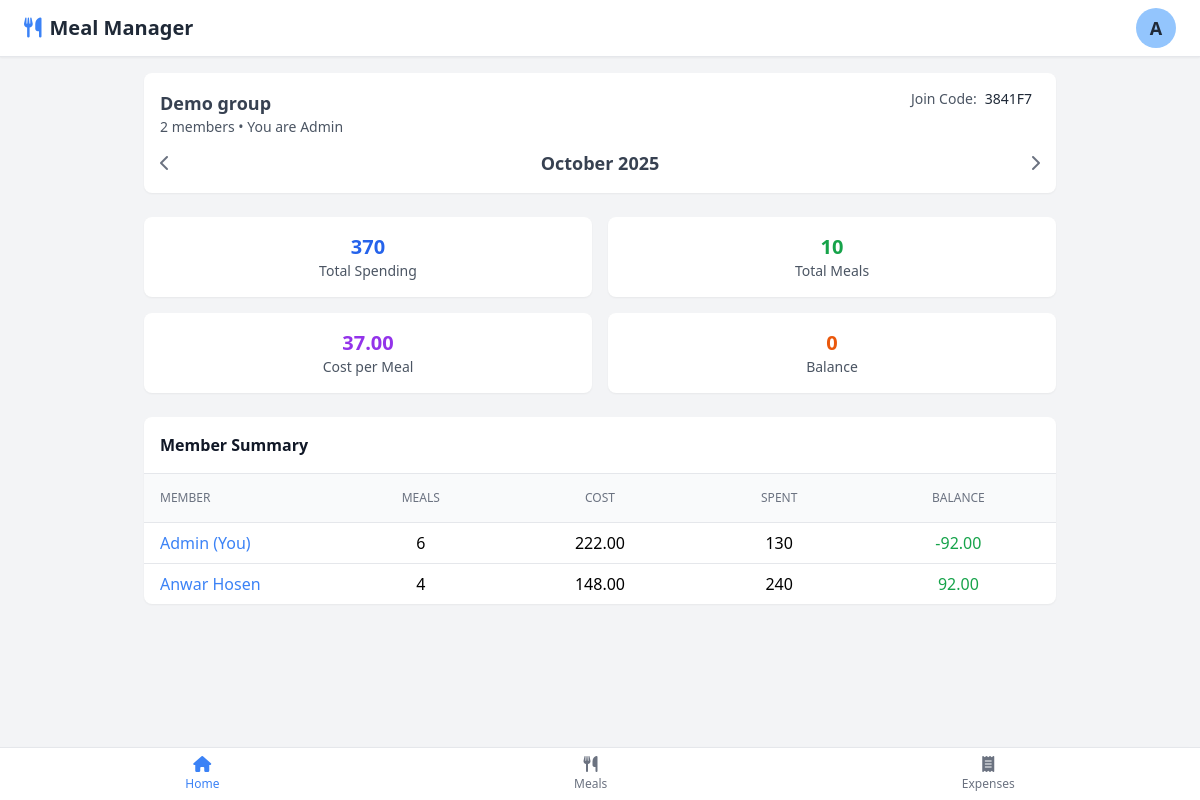
The app's page / (signed in) with its own data.
### app/models.py (models this page shows, shortened)
class Group(models.Model):
    name = models.CharField(max_length=100)
    description = models.TextField(blank=True, null=True)
    join_code = models.CharField(max_length=7, unique=True)
    admin = models.OneToOneField(User, on_delete=models.CASCADE, related_name='admin_group')
    created_at = models.DateTimeField(auto_now_add=True)

class GroupMember(models.Model):
    ROLE_CHOICES = [
        ('admin', 'Admin'),
        ('member', 'Member'),
    ]
    user = models.OneToOneField(User, on_delete=models.CASCADE, related_name='group_membership')
    group = models.ForeignKey(Group, on_delete=models.CASCADE, related_name='members')
    role = models.CharField(max_length=10, choices=ROLE_CHOICES, default='member')
    joined_at = models.DateTimeField(auto_now_add=True)

### app/utils.py (the view)
    def wrapper(request, *args, **kwargs):
        if not hasattr(request.user, 'group_membership'):
            return redirect('setup-group')
        return view_func(request, *args, **kwargs)

### app/models.py (called while the page is built)
    @property
    def total(self):
        return self.breakfast + self.lunch + self.dinner

### app/utils.py (called while the page is built)
def member_summary(user, group, month, year):
    meals = MealEntry.objects.filter(
        user=user,
        group=group,
        date__year=year,
        date__month=month
    )
    groceries = GroceryExpense.objects.filter(
        user=user,
        group=group,
        date__year=year,
        date__month=month
    )
    total_meals = sum(meal.total for meal in meals)
    total_spent = groceries.aggregate(Sum('cost'))['cost__sum'] or 0
    return total_meals, total_spent

def group_summary(group, month: int, year: int):
    group_groceries = GroceryExpense.objects.filter(
        group=group,
        date__year=year,
        date__month=month
    )
    group_meals = MealEntry.objects.filter(
        group=group,
        date__year=year,
        date__month=month
    )
    total_group_expenses = group_groceries.aggregate(Sum('cost'))['cost__sum'] or 0
    total_group_meals = sum(meal.total for meal in group_meals)
    cost_per_meal = (total_group_expenses / total_group_meals) if total_group_meals > 0 else 0
    group.total_expenses = total_group_expenses
    group.total_meals = total_group_meals
    group.cost_per_meal = round(cost_per_meal, 2)
    return group

def group_required(view_func):
    def wrapper(request, *args, **kwargs):
        if not hasattr(request.user, 'group_membership'):
            return redirect('setup-group')
        return view_func(request, *args, **kwargs)
    return wrapper

### templates/home/dashboard.html (shortened to what this page needs)
{% extends "base.html" %}
{% block content %}
<main class="p-4 pb-20 md:px-36">
    <div class="bg-white rounded-lg shadow-sm p-4 mb-6">
        <div class="flex justify-between items-start mb-3">
            <div>
                <h2 class="text-lg font-bold text-gray-700">{{ group.name }}</h2>
                <p class="text-gray-600 text-sm">
                    {{ group.members.count }} members •
                    You are {% if group.admin == user %} Admin {% else %} Member {% endif %}
                </p>
            </div>
            {% if group.admin == user %}
            <div class="text-sm font-medium text-gray-600">
                Join Code:<span class="text-gray-800 px-2 py-1 rounded-full">{{ group.join_code }}</span>
            </div>
            {% endif %}
        </div>
        <div class="flex justify-between items-center">
            <button class="text-gray-500 hover:text-gray-700">
                <i class="fas fa-chevron-left"></i>
            </button>
            <span class="text-lg font-semibold text-gray-700">{{ current_month }}</span>
            <button class="text-gray-500 hover:text-gray-700">
                <i class="fas fa-chevron-right"></i>
            </button>
        </div>
    </div>
    <div class="grid grid-cols-2 gap-4 mb-6">
        <div class="bg-white p-4 rounded-lg shadow-sm text-center">
            <p class="text-xl font-bold text-blue-600">{{ group.total_expenses }}</p>
            <p class="text-gray-600 text-sm">Total Spending</p>
        </div>
        <div class="bg-white p-4 rounded-lg shadow-sm text-center">
            <p class="text-xl font-bold text-green-600">{{ group.total_meals }}</p>
            <p class="text-gray-600 text-sm">Total Meals</p>
        </div>
        <div class="bg-white p-4 rounded-lg shadow-sm text-center">
            <p class="text-xl font-bold text-purple-600">{{ group.cost_per_meal }}</p>
            <p class="text-gray-600 text-sm">Cost per Meal</p>
        </div>
        <div class="bg-white p-4 rounded-lg shadow-sm text-center">
            <p class="text-xl font-bold text-orange-600">0</p>
            <p class="text-gray-600 text-sm">Balance</p>
        </div>
    </div>
    <div class="bg-white rounded-lg shadow-sm overflow-hidden">
        <div class="p-4 border-b border-gray-200">
            <h3 class="font-semibold text-gray-900">Member Summary</h3>
        </div>
        <div class="grid grid-cols-5 gap-4 p-4 border-b border-gray-200 bg-gray-50 text-xs font-medium text-gray-500 uppercase">
            <div>Member</div>
            <div class="text-center">Meals</div>
            <div class="text-center">Cost</div>
            <div class="text-center">Spent</div>
            <div class="text-center">Balance</div>
        </div>
        <div class="divide-y divide-gray-200">
            {% for member in group.members_list %}
            <div class="grid grid-cols-5 gap-4 py-2 px-4 hover:bg-gray-50 items-center">
                <div>
                    <a href="user-detail.html?id=1" class="text-blue-500 hover:text-green-600">
                        <span class="font-medium">
                            {{ member.user.first_name }}
                            {% if member.user == user %}
                                (You)
                            {% endif %}
                        </span>
                    </a>
                </div>
                <div class="text-center">{{ member.total_meals }}</div>
                <div class="text-center">{{ member.total_cost }}</div>
                <div class="text-center">{{ member.total_spent }}</div>
                <div class="text-center">
                    <span class="text-green-600">{{ member.balance }}</span>
                </div>
            </div>
            {% endfor %}
        </div>
    </div>
</main>
{% endblock content %}

### templates/base.html (shortened to what this page needs)
{% load static %}
<!DOCTYPE html>
<html lang="en">
<head>
    <script src="https://cdn.tailwindcss.com"></script>
    <link rel="stylesheet" href="https://cdnjs.cloudflare.com/ajax/libs/font-awesome/6.5.1/css/all.min.css">
</head>
<body class="bg-gray-100 min-h-screen">
    {% if user.is_authenticated %}
    <header class="bg-white shadow-sm border-b border-gray-200 p-2">
        <div class="flex justify-between items-center px-4">
            <div>
                <h1 class="text-xl font-bold text-gray-800">
                    <i class="fas fa-utensils text-blue-500 mr-2"></i>Meal Manager
                </h1>
            </div>
            <div class="relative">
                <button id="userMenuButton" class="w-10 h-10 rounded-full bg-blue-300 flex items-center justify-center hover:bg-blue-200 transition">
                    <span class="text-lg font-bold text-gray-800">{{ user.first_name.0|upper }}</span>
                </button>
            </div>
        </div>
    </header>
    {% endif %}
    {% block content %}{% endblock content %}
    {% if user.is_authenticated %}
    <nav class="fixed bottom-0 left-0 right-0 bg-white border-t border-gray-200 px-2 shadow-lg">
        <div class="flex justify-around">
            <a href="{% url 'home' %}" class="flex flex-col items-center p-2 rounded-lg text-blue-500">
                <i class="fas fa-home mb-1"></i>
                <span class="text-xs">Home</span>
            </a>
            <a href="{% url 'track-meals' %}" class="flex flex-col items-center p-2 rounded-lg text-gray-500 hover:text-blue-500">
                <i class="fas fa-utensils mb-1"></i>
                <span class="text-xs">Meals</span>
            </a>
            <a href="expenses.html" class="flex flex-col items-center p-2 rounded-lg text-gray-500 hover:text-blue-500">
                <i class="fas fa-receipt mb-1"></i>
                <span class="text-xs">Expenses</span>
            </a>
        </div>
    </nav>
    {% endif %}
</body>
</html>

### records on screen
Group: name "Demo group", members.count "2", join_code "3841F7", total_expenses "370", total_meals "10", cost_per_meal "37.00"
GroupMember: user.first_name "Admin", shows "(You)", total_meals "6", total_cost "222.00", total_spent "130", balance "-92.00"
GroupMember: user.first_name "Anwar Hosen", total_meals "4", total_cost "148.00", total_spent "240", balance "92.00"

### other values on screen
{{ user.first_name.0|upper }} "A"
